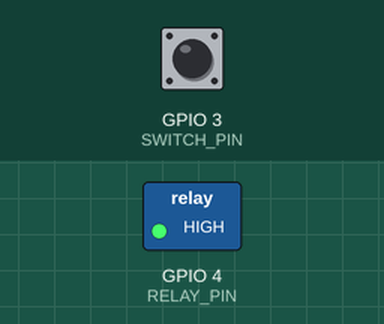
The program below on a simulated ESP32-C3. Shown: switched loads named in the program (green lamp = pin HIGH). The test bench sets the inputs (shaded band); at power-on: GPIO 3 (SWITCH_PIN) HIGH. WiFi joins after 1.5 s; servers stay silent unless stated; uploads are accepted with an empty reply.

Above: at 1.4 s.
1.5 s: GPIO 3 (SWITCH_PIN) pulled LOW for 0.15 s
At 2.7 s:
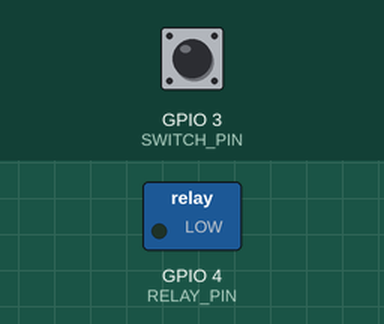
3.1 s: GPIO 3 (SWITCH_PIN) pulled LOW for 1 s
At 4.1 s:
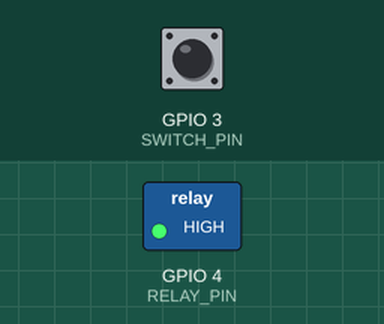
5.6 s: GPIO 3 (SWITCH_PIN) pulled LOW for 3.2 s
At 6.0 s:
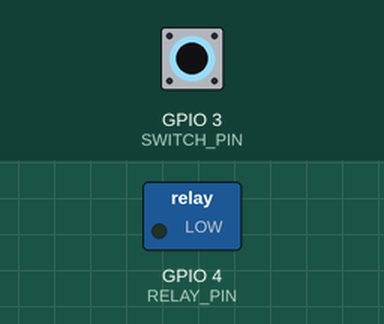
Timing chart, 0 to 8.6 s (numbered marks = the images above; inputs shaded):
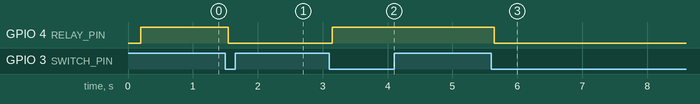

The program:

main.cpp
```cpp
#include <Arduino.h>
#include <ArduinoJson.h>
#include <HTTPClient.h>
#include <WiFiClientSecure.h>
#include <WiFi.h>

#include "config.h"

static const unsigned long WIFI_RETRY_MS = 5000;
static const unsigned long STATE_PUSH_MS = 10000;
static const unsigned long COMMAND_POLL_MS = 1000;
static const unsigned long DEBOUNCE_MS = 45;

bool relayOn = false;
bool lastRawSwitch = false;
bool stableSwitch = false;
bool lastStableSwitch = false;
unsigned long lastSwitchChangeMs = 0;
unsigned long lastWifiAttemptMs = 0;
unsigned long lastStatePushMs = 0;
unsigned long lastCommandPollMs = 0;

String serverBase;
WiFiClientSecure secureClient;

bool readSwitchActive()
{
  const bool raw = digitalRead(SWITCH_PIN) == HIGH;
  return SWITCH_ACTIVE_LOW ? !raw : raw;
}

void writeRelay(bool on)
{
  relayOn = on;
  const bool outputHigh = RELAY_ACTIVE_LOW ? !on : on;
  digitalWrite(RELAY_PIN, outputHigh ? HIGH : LOW);
}

bool postState(const char *reason)
{
  if (WiFi.status() != WL_CONNECTED) {
    return false;
  }

  JsonDocument doc;
  doc["id"] = DEVICE_ID;
  doc["name"] = DEVICE_NAME;
  doc["room"] = ROOM_NAME;
  doc["type"] = "light";
  doc["state"] = relayOn ? "on" : "off";
  doc["reason"] = reason;
  doc["rssi"] = WiFi.RSSI();
  doc["uptimeMs"] = millis();

  String payload;
  serializeJson(doc, payload);

  HTTPClient http;
#ifdef API_BASE_URL
  const String url = serverBase + "/api/device-state";
#else
  const String url = serverBase + "/api/device/state";
#endif
  if (url.startsWith("https://")) {
    http.begin(secureClient, url);
  } else {
    http.begin(url);
  }
  http.addHeader("Content-Type", "application/json");
  http.addHeader("X-Device-Token", DEVICE_TOKEN);
  const int status = http.POST(payload);
  http.end();

  return status >= 200 && status < 300;
}

void applyCommand(const char *state)
{
  if (strcmp(state, "on") == 0) {
    writeRelay(true);
    postState("server");
  } else if (strcmp(state, "off") == 0) {
    writeRelay(false);
    postState("server");
  } else if (strcmp(state, "toggle") == 0) {
    writeRelay(!relayOn);
    postState("server");
  }
}

void pollCommand()
{
  if (WiFi.status() != WL_CONNECTED) {
    return;
  }

  HTTPClient http;
#ifdef API_BASE_URL
  const String url = serverBase + "/api/device-poll?id=" + String(DEVICE_ID);
#else
  const String url = serverBase + "/api/device/poll?id=" + String(DEVICE_ID);
#endif
  if (url.startsWith("https://")) {
    http.begin(secureClient, url);
  } else {
    http.begin(url);
  }
  http.addHeader("X-Device-Token", DEVICE_TOKEN);
  const int status = http.GET();

  if (status == 200) {
    JsonDocument doc;
    const String body = http.getString();
    if (!deserializeJson(doc, body)) {
      const char *state = doc["state"] | "none";
      applyCommand(state);
    }
  }

  http.end();
}

void connectWifi()
{
  if (WiFi.status() == WL_CONNECTED) {
    return;
  }

  const unsigned long now = millis();
  if (now - lastWifiAttemptMs < WIFI_RETRY_MS) {
    return;
  }
  lastWifiAttemptMs = now;

  WiFi.mode(WIFI_STA);
  WiFi.begin(WIFI_SSID, WIFI_PASSWORD);
}

void handleSwitch()
{
  const bool raw = readSwitchActive();
  const unsigned long now = millis();

  if (raw != lastRawSwitch) {
    lastRawSwitch = raw;
    lastSwitchChangeMs = now;
  }

  if ((now - lastSwitchChangeMs) < DEBOUNCE_MS) {
    return;
  }

  stableSwitch = raw;
  if (stableSwitch == lastStableSwitch) {
    return;
  }

  lastStableSwitch = stableSwitch;
  if (SWITCH_TOGGLE_MODE) {
    if (stableSwitch) {
      writeRelay(!relayOn);
      postState("switch");
    }
  } else {
    writeRelay(stableSwitch);
    postState("switch");
  }
}

void setup()
{
  Serial.begin(115200);
  delay(200);

#ifdef API_BASE_URL
  serverBase = String(API_BASE_URL);
#else
  serverBase = String("http://") + SERVER_HOST + ":" + String(SERVER_PORT);
#endif
  secureClient.setInsecure();

  pinMode(RELAY_PIN, OUTPUT);
  pinMode(SWITCH_PIN, INPUT_PULLUP);
  writeRelay(false);

  lastRawSwitch = readSwitchActive();
  stableSwitch = lastRawSwitch;
  lastStableSwitch = stableSwitch;

  WiFi.setAutoReconnect(true);
  connectWifi();
}

void loop()
{
  connectWifi();
  handleSwitch();

  const unsigned long now = millis();
  if (now - lastCommandPollMs >= COMMAND_POLL_MS) {
    lastCommandPollMs = now;
    pollCommand();
  }

  if (now - lastStatePushMs >= STATE_PUSH_MS) {
    lastStatePushMs = now;
    postState("heartbeat");
  }
}
```

config.example.h
```cpp
#pragma once

// Copia questo file in include/config.h e modifica i valori.

#define WIFI_SSID "NomeWiFi"
#define WIFI_PASSWORD "PasswordWiFi"

// Server domotica locale raggiungibile dalla ESP32.
// In casa usa l'IP del PC/Raspberry, es. "192.168.1.20".
#define SERVER_HOST "192.168.1.20"
#define SERVER_PORT 8000

// Token generato dallo script PREPARA_DOMOTICA.bat.
#define DEVICE_TOKEN "cambia_token_device"

// Deve essere unico per ogni scheda.
#define DEVICE_ID "luce_soggiorno"
#define DEVICE_NAME "Luce soggiorno"
#define ROOM_NAME "Soggiorno"

// ESP32-C3 SuperMini: scegli pin liberi e verifica la serigrafia della tua scheda.
// Usa un modulo rele 5V con ingresso comandabile a 3.3V, oppure un transistor/optoisolatore.
#define RELAY_PIN 4
#define SWITCH_PIN 3

// Molti moduli rele sono active-low: LOW accende, HIGH spegne.
#define RELAY_ACTIVE_LOW true

// Interruttore fisico verso GND con pull-up interno.
#define SWITCH_ACTIVE_LOW true

// Se true, l'interruttore fisico inverte lo stato a ogni pressione.
// Se false, lo stato della luce segue direttamente la posizione dell'interruttore.
#define SWITCH_TOGGLE_MODE true
```

Measured:
- after the input at 1.5 s, GPIO 4 (RELAY_PIN): HIGH → LOW after 0.05 s
- after the input at 3.1 s, GPIO 4 (RELAY_PIN): LOW → HIGH after 0.05 s
- after the input at 5.6 s, GPIO 4 (RELAY_PIN): HIGH → LOW after 0.05 s
